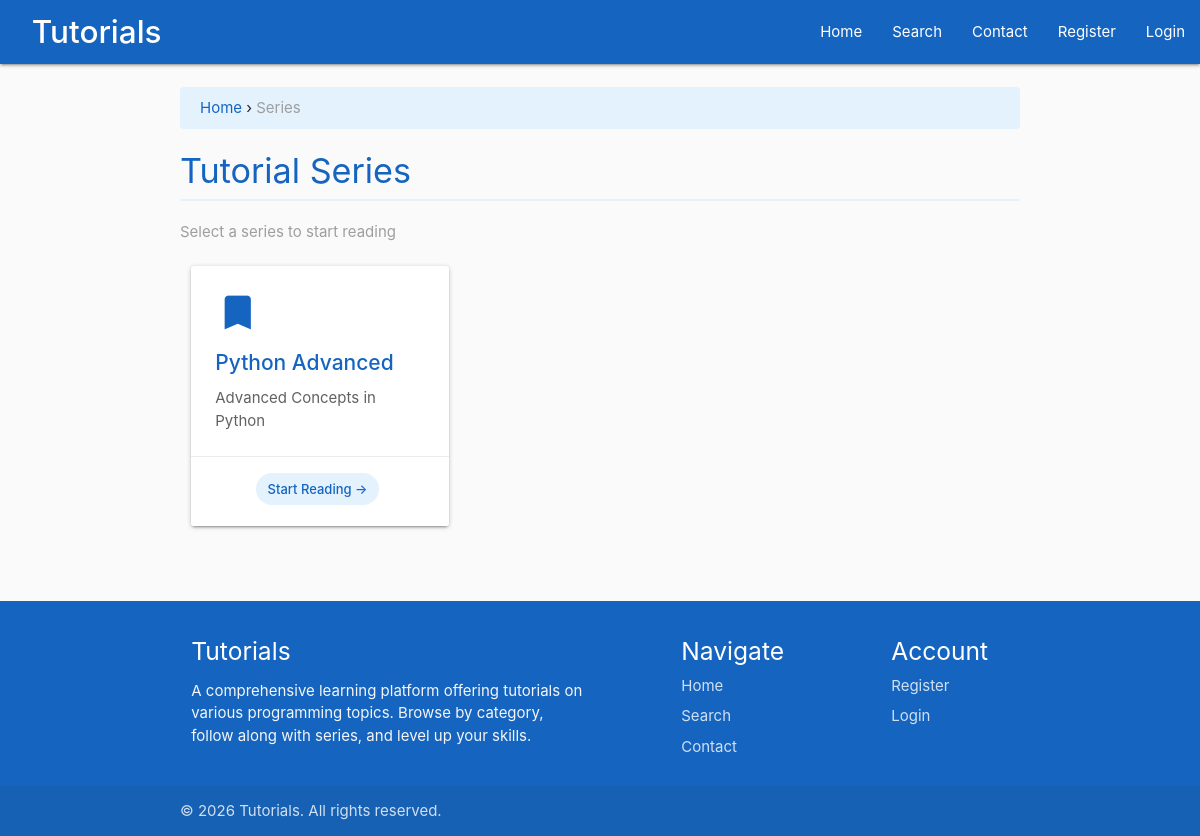
Screenshot of /Python-Advanced with the database file from the repository.
### main/models.py (models this page shows, shortened)
class TutorialSeries(models.Model):
	tutorial_series = models.CharField(max_length=200)
	tutorial_category = models.ForeignKey(TutorialCategory,
										  default=1,
										  verbose_name="Category",
										  on_delete=models.SET_DEFAULT)
	series_summary = models.CharField(max_length=200)
	class Meta:
		verbose_name_plural = "Series"

### main/views.py (the view, shortened to what this page needs)
# urls.py: path('<single_slug>', views.single_slug, name='single_slug'),
def single_slug(request, single_slug):
	categories = [c.category_slug for c in TutorialCategory.objects.all()]
	if single_slug in categories:
		matching_series = TutorialSeries.objects.filter(tutorial_category__category_slug=single_slug)
		series_urls = {}
		for m in matching_series.all():
			part_one = Tutorial.objects.filter(tutorial_series__tutorial_series=m.tutorial_series).earliest("tutorial_published")
			series_urls[m] = part_one.tutorial_slug
		return render(request,
			          "main/category.html",
			          {"part_ones": series_urls})

### main/templates/main/category.html (shortened to what this page needs)
{% extends 'main/header.html' %}
{% block content %}
<div class="breadcrumb-nav">
    <a href="{% url 'main:homepage' %}">Home</a> &rsaquo; <span class="grey-text">Series</span>
</div>
<h4 class="section-title">Tutorial Series</h4>
<p class="grey-text">Select a series to start reading</p>
<div class="row">
    {% for tut, partone in part_ones.items %}
        <div class="col s12 m6 l4">
            <a href="/{{ partone }}" style="color: #000;">
                <div class="card hoverable category-card">
                    <div class="card-content">
                        <i class="material-icons">bookmark</i>
                        <span class="card-title">{{ tut.tutorial_series }}</span>
                        <p>{{ tut.series_summary }}</p>
                    </div>
                    <div class="card-action center-align">
                        <span class="chip category-chip">Start Reading &rarr;</span>
                    </div>
                </div>
            </a>
        </div>
    {% empty %}
        <div class="col s12 center-align">
            <p class="grey-text">No series available in this category yet.</p>
        </div>
    {% endfor %}
</div>
{% endblock %}

### main/static/main/css/style.css (style rules this page uses)
body { display: flex; min-height: 100vh; flex-direction: column; background-color: #fafafa; }
a { color: #1565c0; }
.card { border-radius: 4px; transition: box-shadow 0.3s ease, transform 0.2s ease; }
.card .card-title { font-weight: 500; color: #1565c0; }
.card .card-content p { color: #616161; }
.category-card .card-content { padding: 24px; }
.category-card .card-title { font-size: 1.4rem; margin-bottom: 8px; }
.category-card i.material-icons { font-size: 3rem; color: #1565c0; margin-bottom: 12px; display: block; }
.section-title { color: #1565c0; font-weight: 400; margin-bottom: 20px; padding-bottom: 10px; border-bottom: 2px solid #e3f2fd; }
.breadcrumb-nav { background-color: #e3f2fd; padding: 10px 20px; border-radius: 4px; margin-bottom: 20px; }
.breadcrumb-nav a { color: #1565c0; }
.chip.category-chip { background-color: #e3f2fd; color: #1565c0; }

### rows the page displays
TutorialSeries: tutorial_series "Python Advanced", series_summary "Advanced Concepts in Python"
